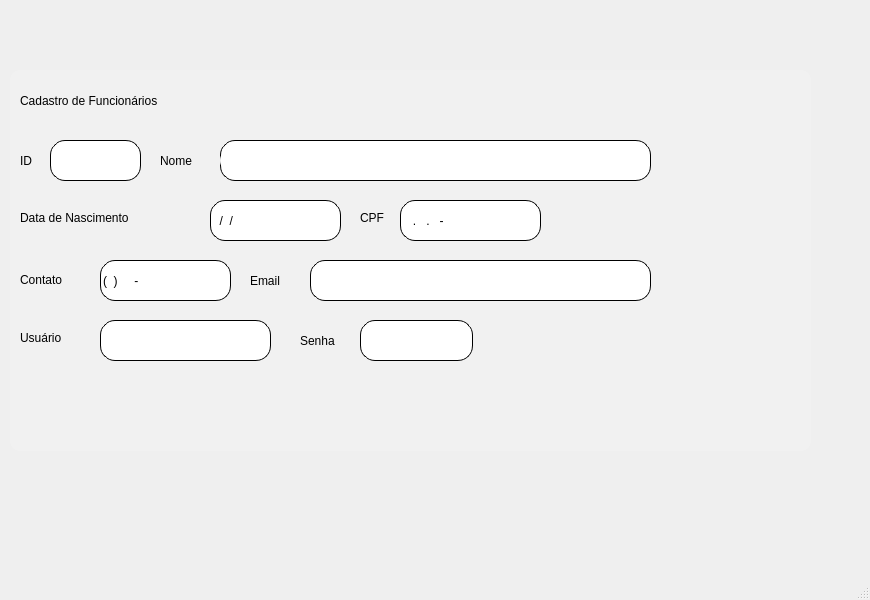
<?xml version="1.0" encoding="UTF-8"?>
<ui version="4.0">
 <class>MainWindow</class>
 <widget class="QMainWindow" name="MainWindow">
  <property name="geometry">
   <rect>
    <x>0</x>
    <y>0</y>
    <width>870</width>
    <height>600</height>
   </rect>
  </property>
  <property name="windowTitle">
   <string>MainWindow</string>
  </property>
  <widget class="QWidget" name="centralwidget">
   <widget class="QWidget" name="fr_funcionarios" native="true">
    <property name="geometry">
     <rect>
      <x>10</x>
      <y>70</y>
      <width>801</width>
      <height>381</height>
     </rect>
    </property>
    <property name="styleSheet">
     <string notr="true">background-color: rgb(241, 241, 241);
border-radius:10px;</string>
    </property>
    <widget class="QLabel" name="label_13">
     <property name="geometry">
      <rect>
       <x>10</x>
       <y>20</y>
       <width>231</width>
       <height>21</height>
      </rect>
     </property>
     <property name="text">
      <string>Cadastro de Funcionários</string>
     </property>
    </widget>
    <widget class="QLineEdit" name="ent_id">
     <property name="geometry">
      <rect>
       <x>40</x>
       <y>70</y>
       <width>91</width>
       <height>41</height>
      </rect>
     </property>
     <property name="styleSheet">
      <string notr="true">QLineEdit {
border-style: outset;
border-width: 1px;
border-radius: 15px;
border-color: black;
font: 87 12pt &quot;Segoe UI Black&quot;;
color: rgb(0, 0, 0);
background-color: rgb(255, 255, 255);
}</string>
     </property>
    </widget>
    <widget class="QLabel" name="label_id">
     <property name="geometry">
      <rect>
       <x>10</x>
       <y>80</y>
       <width>21</width>
       <height>21</height>
      </rect>
     </property>
     <property name="text">
      <string>ID</string>
     </property>
    </widget>
    <widget class="QLineEdit" name="ent_nome">
     <property name="geometry">
      <rect>
       <x>210</x>
       <y>70</y>
       <width>431</width>
       <height>41</height>
      </rect>
     </property>
     <property name="styleSheet">
      <string notr="true">QLineEdit {
border-style: outset;
border-width: 1px;
border-radius: 15px;
border-color: black;
font: 87 12pt &quot;Segoe UI Black&quot;;
color: rgb(0, 0, 0);
background-color: rgb(255, 255, 255);
}</string>
     </property>
    </widget>
    <widget class="QLineEdit" name="ent_nascimento">
     <property name="geometry">
      <rect>
       <x>200</x>
       <y>130</y>
       <width>131</width>
       <height>41</height>
      </rect>
     </property>
     <property name="styleSheet">
      <string notr="true">QLineEdit {
border-style: outset;
border-width: 1px;
border-radius: 15px;
border-color: black;
font: 87 12pt &quot;Segoe UI Black&quot;;
color: rgb(0, 0, 0);
background-color: rgb(255, 255, 255);
}</string>
     </property>
     <property name="inputMask">
      <string>99/99/9999</string>
     </property>
    </widget>
    <widget class="QLabel" name="label_nome">
     <property name="geometry">
      <rect>
       <x>150</x>
       <y>80</y>
       <width>61</width>
       <height>21</height>
      </rect>
     </property>
     <property name="text">
      <string>Nome</string>
     </property>
    </widget>
    <widget class="QLabel" name="label_contato">
     <property name="geometry">
      <rect>
       <x>10</x>
       <y>200</y>
       <width>81</width>
       <height>20</height>
      </rect>
     </property>
     <property name="text">
      <string>Contato</string>
     </property>
    </widget>
    <widget class="QLabel" name="label_nascimento">
     <property name="geometry">
      <rect>
       <x>10</x>
       <y>140</y>
       <width>181</width>
       <height>16</height>
      </rect>
     </property>
     <property name="text">
      <string>Data de Nascimento</string>
     </property>
    </widget>
    <widget class="QLabel" name="label_cpf">
     <property name="geometry">
      <rect>
       <x>350</x>
       <y>140</y>
       <width>47</width>
       <height>16</height>
      </rect>
     </property>
     <property name="text">
      <string>CPF</string>
     </property>
    </widget>
    <widget class="QLabel" name="label_email">
     <property name="geometry">
      <rect>
       <x>240</x>
       <y>200</y>
       <width>51</width>
       <height>21</height>
      </rect>
     </property>
     <property name="text">
      <string>Email</string>
     </property>
    </widget>
    <widget class="QLabel" name="label_senha">
     <property name="geometry">
      <rect>
       <x>290</x>
       <y>260</y>
       <width>61</width>
       <height>21</height>
      </rect>
     </property>
     <property name="text">
      <string>Senha</string>
     </property>
    </widget>
    <widget class="QLabel" name="label_usuario">
     <property name="geometry">
      <rect>
       <x>10</x>
       <y>260</y>
       <width>71</width>
       <height>16</height>
      </rect>
     </property>
     <property name="text">
      <string>Usuário</string>
     </property>
    </widget>
    <widget class="QLineEdit" name="ent_cpf">
     <property name="geometry">
      <rect>
       <x>390</x>
       <y>130</y>
       <width>141</width>
       <height>41</height>
      </rect>
     </property>
     <property name="styleSheet">
      <string notr="true">QLineEdit {
border-style: outset;
border-width: 1px;
border-radius: 15px;
border-color: black;
font: 87 12pt &quot;Segoe UI Black&quot;;
color: rgb(0, 0, 0);
background-color: rgb(255, 255, 255);
}</string>
     </property>
     <property name="inputMask">
      <string>999.999.999-99</string>
     </property>
    </widget>
    <widget class="QLineEdit" name="ent_contato">
     <property name="geometry">
      <rect>
       <x>90</x>
       <y>190</y>
       <width>131</width>
       <height>41</height>
      </rect>
     </property>
     <property name="styleSheet">
      <string notr="true">QLineEdit {
border-style: outset;
border-width: 1px;
border-radius: 15px;
border-color: black;
font: 87 12pt &quot;Segoe UI Black&quot;;
color: rgb(0, 0, 0);
background-color: rgb(255, 255, 255);
}</string>
     </property>
     <property name="inputMask">
      <string>(99)99999-9999</string>
     </property>
    </widget>
    <widget class="QLineEdit" name="ent_email">
     <property name="geometry">
      <rect>
       <x>300</x>
       <y>190</y>
       <width>341</width>
       <height>41</height>
      </rect>
     </property>
     <property name="styleSheet">
      <string notr="true">QLineEdit {
border-style: outset;
border-width: 1px;
border-radius: 15px;
border-color: black;
font: 87 12pt &quot;Segoe UI Black&quot;;
color: rgb(0, 0, 0);
background-color: rgb(255, 255, 255);
}</string>
     </property>
    </widget>
    <widget class="QLineEdit" name="ent_senha">
     <property name="geometry">
      <rect>
       <x>350</x>
       <y>250</y>
       <width>113</width>
       <height>41</height>
      </rect>
     </property>
     <property name="styleSheet">
      <string notr="true">QLineEdit {
border-style: outset;
border-width: 1px;
border-radius: 15px;
border-color: black;
font: 87 12pt &quot;Segoe UI Black&quot;;
color: rgb(0, 0, 0);
background-color: rgb(255, 255, 255);
}</string>
     </property>
    </widget>
    <widget class="QLineEdit" name="ent_usuario">
     <property name="geometry">
      <rect>
       <x>90</x>
       <y>250</y>
       <width>171</width>
       <height>41</height>
      </rect>
     </property>
     <property name="styleSheet">
      <string notr="true">QLineEdit {
border-style: outset;
border-width: 1px;
border-radius: 15px;
border-color: black;
font: 87 12pt &quot;Segoe UI Black&quot;;
color: rgb(0, 0, 0);
background-color: rgb(255, 255, 255);
}</string>
     </property>
    </widget>
   </widget>
  </widget>
  <widget class="QMenuBar" name="menubar">
   <property name="geometry">
    <rect>
     <x>0</x>
     <y>0</y>
     <width>870</width>
     <height>21</height>
    </rect>
   </property>
  </widget>
  <widget class="QStatusBar" name="statusbar"/>
 </widget>
 <resources/>
 <connections/>
</ui>
